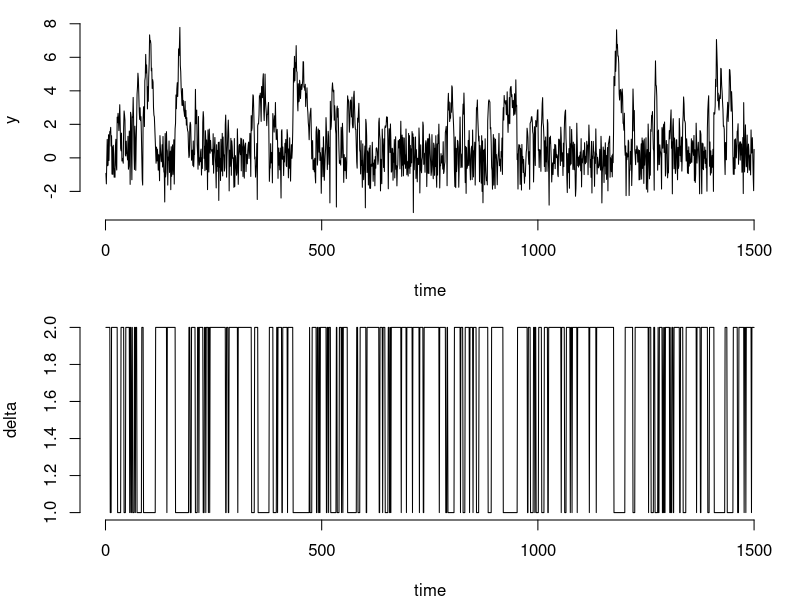
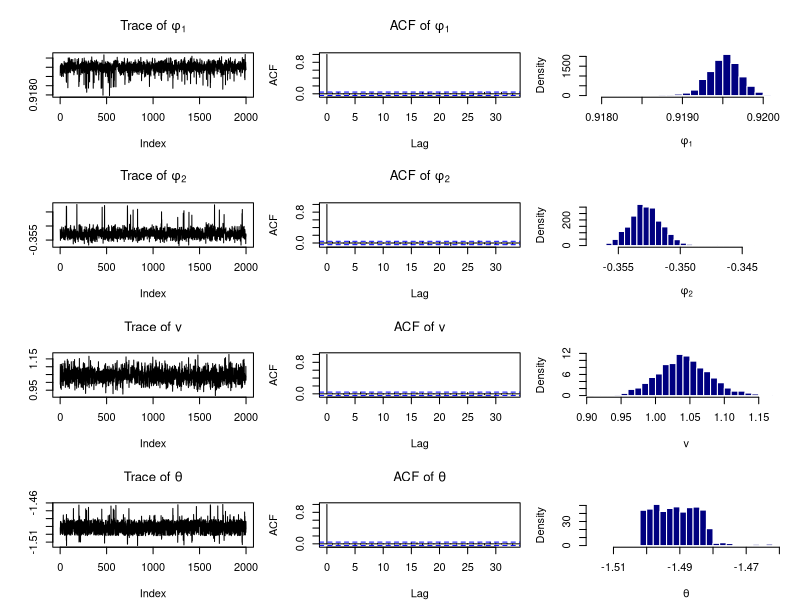

These charts were generated, in order, by the following R code: (Note: this script raises an error after producing the figures.)
# AMS 223 Time Series HW1 Q5 Chap 1 problem 7
# Cheng-Han Yu, Dept of Statistics UC Santa Cruz
# Time series and Baysian inference overview
rm(list = ls())
## ---- Q5a ----
# Metropolis-Hasting algorithm for Threshold autoregressive (TAR) model
# model(1.1) true parameter values
true_phi1 <- 0.9
true_phi2 <- -0.3
true_v <- 1
true_theta <- -1.5

# sample size
n <- 1500

# generate data from model (1.1)
y0 <- 1  # arbitrary initial value
delta <- rep(0, n)  # indicator variable (1 from M1 and 2 from M2)
y <- rep(0, n)
x <- y0
for (i in 1:n) {
    if (x > -true_theta) {
        y[i] <- true_phi1 * x + rnorm(1, 0, true_v)
        delta[i] <- 1
        x <- y[i]
    } else {
        y[i] <- true_phi2 * x + rnorm(1, 0, true_v)
        delta[i] <- 2
        x <- y[i]
    }
}

## ---- Q5a_plot ----
par(mfrow = c(2, 1), mar = c(4, 4, 1, 1))
plot(y, type = 'l', axes = F, xlab = 'time')
axis(1); axis(2)
plot(delta, type = 'l', axes = F, xlab = 'time')
axis(1); axis(2)

## ---- Q5MCMCalgo ----
# set yt and y_{t-1} vector
yt <- y[-1]
ym1 <- y[-n]

# choose prior parameters
c <- 1
a <- 3
alpha0 <- 3
beta0 <- 0.003

# stotrage
m <- 21000
Theta <- rep(NA, m)
Phi1 <- rep(NA, m)
Phi2 <- rep(NA, m)
V <- rep(NA, m)

# initial values
Phi1[1] <- 0.5
Phi2[1] <- -0.5
Theta[1] <- -2
V[1] <- 2

# counting variable
accept <- 0
count <- 0

Q_fcn <- function(yt, ym1, phi1, phi2, theta) {
    cond <- as.numeric((theta + ym1) > 0)
    sum((yt - ym1 * ifelse(cond, phi1, phi2)) ^ 2)
}

update_phi1 <- function(yt, ym1, phi2, theta, v) {
    cond <- as.numeric((theta + ym1) > 0)
    idx_one <- which(cond == 1)
    sig2_phi1 <- c * v / (c * sum(ym1[idx_one] ^ 2) + v) 
    mu_phi1 <- sig2_phi1 * sum(yt[idx_one] * ym1[idx_one]) / v
    rnorm(1, mu_phi1, sig2_phi1)
}

update_phi2 <- function(yt, ym1, phi1, theta, v) {
    cond <- as.numeric((theta + ym1) > 0)
    idx_zero <- which(cond == 0)
    sig2_phi2 <- c * v / (c * sum(ym1[idx_zero] ^ 2) + v) 
    mu_phi2 <- sig2_phi2 * sum(yt[idx_zero] * ym1[idx_zero]) / v
    rnorm(1, mu_phi2, sig2_phi2)
}

update_v <- function(yt, ym1, phi1, phi2, theta) {
    alpha_v <- (n - 1) / 2 + alpha0
    beta_v <- Q_fcn(yt, ym1, phi1, phi2, theta) / 2 + beta0
    pscl::rigamma(1, alpha_v, beta_v)
}

lpost_theta <- function(yt, ym1, phi1, phi2, theta, v){
    -0.5 * Q_fcn(yt, ym1, phi1, phi2, theta) / v
}

library(pscl)

# phi2 <- Phi2[1]
# theta <- Theta[1]
# v <- V[1]
# for (i in 2:m) { 
#     cat("iter:", i, "\r")
#     
#     # sample phi1 
#     phi1 <- update_phi1(yt, ym1, phi2, theta, v)
#     
#     # sample phi2
#     phi2 <- update_phi2(yt, ym1, phi1, theta, v)
#     
#     # sample v
#     v <- update_v(yt, ym1, phi1, phi2, theta)
#     
#     # use random walk proposal newtheta = theta + N(0, 1) to update theta
#     new.theta <- Theta[i - 1] + rnorm(1, 0, .02)
#     if (new.theta < -a || new.theta > a) {
#         theta <- Theta[i - 1]
#     } else {
#         count <- count + 1
#         u <- runif(1)
#         if (log(u) < (lpost_theta(yt, ym1, phi1, phi2, new.theta, v)
#                      - lpost_theta(yt, ym1, phi1, phi2, Theta[i - 1], v))) {
#             theta <- new.theta
#             accept <- accept + 1
#         }
#     }
#     
#     # store results
#     Phi1[i] <- phi1
#     Phi2[i] <- phi2
#     Theta[i] <- theta
#     V[i] <- v
# }
# draws <- MCMCalgo(yt, ym1, m = 11000)
# burnning and thining
# burn <- 1000
# thin <- 10
# sampleidx = seq(from = (burn + thin), to = m, by = thin)

# trace plots, ACF and histograms
# par(mfrow = c(4, 3), mar = c(4, 4, 4, 1))
# plot(draws[, "Theta"][sampleidx], type = 'l', ylab = "", 
#      main = expression(paste("Trace of ", theta)))
# # abline(h = true_theta, col = 2, lwd = 2)
# acf(draws[, "Theta"][sampleidx], main = expression(paste("ACF of ", theta)))
# hist(draws[,"Theta"][sampleidx], freq = F, breaks = 30, main = "",
#      xlab = expression(theta), col = "navy", border = FALSE)

# main M-H alogorithm
MCMCalgo <- function(yt, ym1, init_phi2, init_theta, init_v, m) {
    # stotrage
    Theta <- rep(NA, m)
    Phi1 <- rep(NA, m)
    Phi2 <- rep(NA, m)
    V <- rep(NA, m)
    
    # counting variable
    accept <- 0
    count <- 0
    
    phi2 <- init_phi2
    theta <- init_theta
    v <- init_v
    
    for (i in 1:m) { 
        # cat("iter:", i, "\r")
        
        # sample phi1 
        phi1 <- update_phi1(yt, ym1, phi2, theta, v)
        
        # sample phi2
        phi2 <- update_phi2(yt, ym1, phi1, theta, v)
        
        # sample v
        v <- update_v(yt, ym1, phi1, phi2, theta)
        
        # use random walk proposal newtheta = theta + N(0, 1) to update theta
        new.theta <- theta + rnorm(1, 0, .025)
        if (new.theta < -a || new.theta > a) {
            theta <- theta
        } else {
            count <- count + 1
            u <- runif(1)
            if (log(u) < (lpost_theta(yt, ym1, phi1, phi2, new.theta, v)
                          - lpost_theta(yt, ym1, phi1, phi2, theta, v))) {
                theta <- new.theta
                accept <- accept + 1
            }
        }
        
        # store results
        Phi1[i] <- phi1
        Phi2[i] <- phi2
        Theta[i] <- theta
        V[i] <- v
    }
    return(list(Phi1 = Phi1, Phi2 = Phi2, V = V, Theta = Theta, 
                accept = accept, count = count))
}

mcmc_sample <- MCMCalgo(yt, ym1, init_phi2 = rnorm(1, 0, 0.25), 
                  init_theta = runif(1, -3, 3), init_v = rigamma(1, 3, 1), 
                  m = 21000) 
# burnning and thining
burn <- 1000
thin <- 10
sampleidx = seq(from = (burn + thin), to = m, by = thin)

post.sample <- function(data, sampleidx) {
    Phi1 <- data$Phi1[sampleidx]
    Phi2 <- data$Phi2[sampleidx]
    V <- data$V[sampleidx]
    Theta <- data$Theta[sampleidx]
    draws <- cbind(Phi1, Phi2, V, Theta)
    colnames(draws) <- c("phi_1", "phi_2", "v", "theta")
    return(draws)
}

draws <- post.sample(mcmc_sample, sampleidx)

## ---- Q5MCMCplot ----
par(mfrow = c(4, 3), mar = c(4, 4, 4, 1))
plot(draws[, "phi_1"], type = 'l', ylab = "", 
     main = expression(paste("Trace of ", phi[1])))
# abline(h = true_phi1, col = 2, lwd = 2)
acf(draws[, "phi_1"], main = expression(paste("ACF of ", phi[1])))
hist(draws[, "phi_1"], freq = F, breaks = 30, main = "",
     xlab = expression(phi[1]), col = "navy", border = FALSE)

plot(draws[, "phi_2"], type = 'l', ylab = "", 
     main = expression(paste("Trace of ", phi[2])))
# abline(h = true_phi2, col = 2, lwd = 2)
acf(draws[, "phi_2"], main = expression(paste("ACF of ", phi[2])))
hist(draws[, "phi_2"], freq = F, breaks = 30, main = "",
     xlab = expression(phi[2]), col = "navy", border = FALSE)

plot(draws[, "v"], type = 'l', ylab = "", 
     main = expression(paste("Trace of ", v)))
# abline(h = true_v, col = 2, lwd = 2)
acf(draws[, "v"], main = expression(paste("ACF of ", v)))
hist(draws[, "v"], freq = F, breaks = 30, main = "",
     xlab = expression(v), col = "navy", border = FALSE)

plot(draws[, "theta"], type = 'l', ylab = "", 
     main = expression(paste("Trace of ", theta)))
# abline(h = true_theta, col = 2, lwd = 2)
acf(draws[, "theta"], main = expression(paste("ACF of ", theta)))
hist(draws[, "theta"], freq = F, breaks = 30, main = "",
     xlab = expression(theta), col = "navy", border = FALSE)

## ---- Q5MCMCresult ----
# acceptance rate
accept_rate = mcmc_sample$accept / mcmc_sample$count

quan025 <- function(x) {
    quantile(x, prob = 0.025)
}
quan975 <- function(x) {
    quantile(x, prob = 0.975)
}

library(coda)
# draws <- cbind(Phi1, Phi2, V, Theta)[sampleidx, ]
colnames(draws) <- c("$\\phi_1$", "$\\phi_2$", "$v$", "$\\theta$")
result <- round(cbind(apply(draws, 2, effectiveSize), 
                      apply(draws, 2, mean), 
                      apply(draws, 2, quan025), 
                      apply(draws, 2, quan975)), 4)
colnames(result) <- c("effective size", "post. mean", "2.5% quantile", 
                      "97.5% quantile")
library(xtable)
print(xtable(result, caption = "Posterior Summary", label = "MCMCresult"),
      sanitize.rownames.function=function(x){x})
# for html output
# print(xtable(result, caption = "Posterior Summary", label = "MCMCresult"),
#       sanitize.rownames.function=function(x){x}, type = "html")

## ---- Q5coda ----
library(coda)
library(parallel)
library(doParallel)
detectCores()
cl <- makeCluster(2, type = "FORK")
registerDoParallel(cl)
getDoParWorkers()

MCMCalgo.mc <- function(s) {
    # initial values
    init_phi2 <- rnorm(5, 0, 0.25)
    init_theta <- runif(5, -3, 3)
    init_v <- rigamma(5, 3, 1)
    MCMCalgo(yt, ym1, init_phi2[s], init_theta[s], init_v[s], m = 21000)
}

system.time(draws_mc <- mclapply(1:5, MCMCalgo.mc, mc.cores = 2))

stopCluster(cl)

#------------------------------------------------------------------------------
# Analysis using coda package
#------------------------------------------------------------------------------


draws.mc = lapply(draws_mc, post.sample, sampleidx = sampleidx)
coda.draws.mc = lapply(draws.mc, mcmc)
# mean, sd, and quantiles of the two chains
lapply(coda.draws.mc, summary)
# traceplots, and densities 
lapply(coda.draws.mc, plot)
# pairwise correlations
lapply(coda.draws.mc, function(x) pairs(data.frame(x)))

# Convergence diagnostics
#------------------------
combinedchains = mcmc.list(coda.draws.mc[[1]], coda.draws.mc[[2]], 
                           coda.draws.mc[[3]], coda.draws.mc[[4]],
                           coda.draws.mc[[5]])
plot(combinedchains)
# acf
autocorr.diag(combinedchains)
autocorr.plot(combinedchains)
# crosscorr
crosscorr.plot(combinedchains)
# Gelman and Rubin potential scale reduction factor 
gelman.diag(combinedchains)  # should be close to 1
gelman.plot(combinedchains)
# Geweke’s convergence diagnostic
geweke.diag(combinedchains)  # Z-scores
geweke.plot(combinedchains)
# Heidelberger and Welch’s convergence diagnostic
heidel.diag(combinedchains)

# Raftery and Lewis’s diagnostic
raftery.diag(combinedchains)
